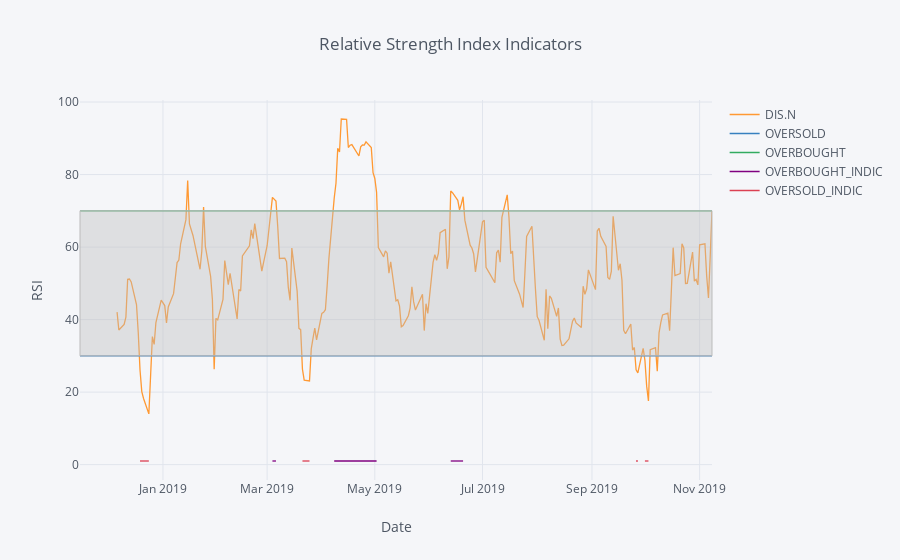

Notebook source saved alongside this figure:
### Code cell
#To view the RSI of another RIC, change the RIC in the quotes
dfs_R["DIS.N"].iplot(kind="lines", hspan = htrial, yTitle="RSI",xTitle="Date", title="Relative Strength Index Indicators")

### Figure 1 — Plotly figure (JSON) as saved in the notebook; plotly's stock layout.template omitted (floating-point values rounded to 4 significant figures; data arrays with more than 128 entries replaced by an {"elided": "..."} marker saying what was removed)
{"data": [{"line": {"color": "rgba(255, 153, 51, 1.0)", "dash": "solid", "shape": "linear", "width": 1.3}, "mode": "lines", "name": "DIS.N", "text": "", "type": "scatter", "x": {"elided": "247 str values"}, "y": {"elided": "247 mixed values"}}, {"line": {"color": "rgba(55, 128, 191, 1.0)", "dash": "solid", "shape": "linear", "width": 1.3}, "mode": "lines", "name": "OVERSOLD", "text": "", "type": "scatter", "x": {"elided": "247 str values"}, "y": {"elided": "247 int values"}}, {"line": {"color": "rgba(50, 171, 96, 1.0)", "dash": "solid", "shape": "linear", "width": 1.3}, "mode": "lines", "name": "OVERBOUGHT", "text": "", "type": "scatter", "x": {"elided": "247 str values"}, "y": {"elided": "247 int values"}}, {"line": {"color": "rgba(128, 0, 128, 1.0)", "dash": "solid", "shape": "linear", "width": 1.3}, "mode": "lines", "name": "OVERBOUGHT_INDIC", "text": "", "type": "scatter", "x": {"elided": "247 str values"}, "y": {"elided": "247 mixed values"}}, {"line": {"color": "rgba(219, 64, 82, 1.0)", "dash": "solid", "shape": "linear", "width": 1.3}, "mode": "lines", "name": "OVERSOLD_INDIC", "text": "", "type": "scatter", "x": {"elided": "247 str values"}, "y": {"elided": "247 mixed values"}}], "layout": {"legend": {"bgcolor": "#F5F6F9", "font": {"color": "#4D5663"}}, "paper_bgcolor": "#F5F6F9", "plot_bgcolor": "#F5F6F9", "shapes": [{"fillcolor": "rgba(187, 187, 187, 0.4)", "line": {"color": "#BBBBBB", "dash": "solid", "width": 1}, "type": "rect", "x0": 0, "x1": 1, "xref": "paper", "y0": "30", "y1": "70", "yref": "y"}], "title": "Relative Strength Index Indicators", "titlefont": {"color": "#4D5663"}, "xaxis": {"gridcolor": "#E1E5ED", "showgrid": true, "tickfont": {"color": "#4D5663"}, "title": "Date", "titlefont": {"color": "#4D5663"}, "zerolinecolor": "#E1E5ED"}, "yaxis": {"gridcolor": "#E1E5ED", "showgrid": true, "tickfont": {"color": "#4D5663"}, "title": "RSI", "titlefont": {"color": "#4D5663"}, "zerolinecolor": "#E1E5ED"}}}
